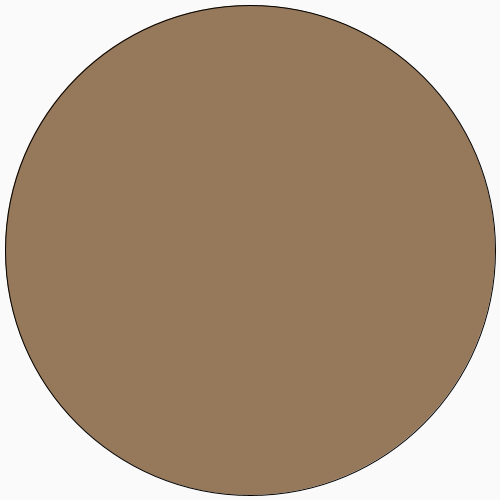
Frame 1 (no input)
Frame 60 (the mouse pressed at the canvas centre just before this capture): identical to frame 1, image omitted
Frame 120 (the mouse held since frame 60 and released just before this capture): identical to frame 1, image omitted

The Processing sketch that drew this single still picture (run headless with seeded random() and noise(); from frame 60 on, the mouse is pressed at the canvas centre):

// Processing sketch: ex2setupSmall
// ── ex2setupSmall.pde
float a = 0;
boolean c = true;

void setup()
{
  size(500,500);
  frameRate(60);
}
void draw()
{
  background(250);
  
  fill(150,120,90);
  ellipse(250,250,490,490);
  fill(190,150,10);
  
/*
  if (c) {a += 1; if (a == 145) {c = false;}}
  if (!c) {a -= 1; if (a == 5) {c = true;}}
  ellipse(75,75,a,150-a);
*/

}
